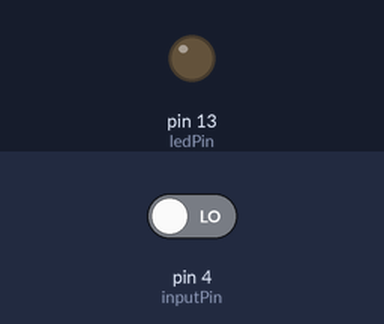
The sketch below on a simulated Arduino Uno, built with avr-gcc and run on an emulated ATmega328P. Shown: output pins drawn as LEDs (lit = HIGH). The inputs (shaded band) are chosen by the test bench; at power-on: pin 4 (inputPin) LOW. What the sketch prints to the serial monitor is not drawn.

Above: at 1.2 s.
1.3 s: pin 4 (inputPin) driven HIGH
At 2.5 s:
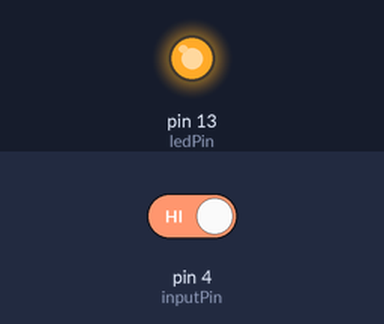
2.8 s: pin 4 (inputPin) driven LOW
At 3.9 s:
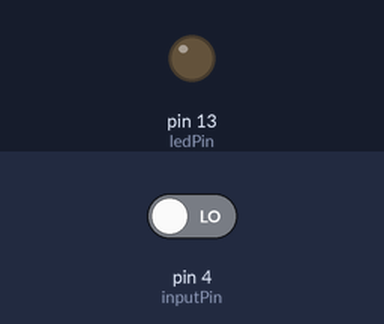
Timing chart, 0 to 5.8 s (numbered marks = the images above; inputs shaded):
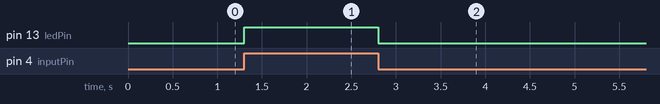

Measured:
- after the input at 1.3 s, pin 13 (ledPin): LOW → HIGH at once
- after the input at 2.8 s, pin 13 (ledPin): HIGH → LOW at once

The sketch:

Mov_Sensor.ino
```cpp
/*
 * PIR sensor tester
 */

int ledPin = 13;                // choose the pin for the LED
int inputPin = 4;               // choose the input pin (for PIR sensor)
int pirState = LOW;             // we start, assuming no motion detected
int val = 0;                    // variable for reading the pin status

void setup() {
  pinMode(ledPin, OUTPUT);      // declare LED as output
  pinMode(inputPin, INPUT);     // declare sensor as input

  Serial.begin(115200);
}

void loop(){
  val = digitalRead(inputPin);  // read input value
  Serial.print("value ");
  Serial.println(val);
  if (val == HIGH) {            // check if the input is HIGH
    digitalWrite(ledPin, HIGH);  // turn LED ON

  } else {
    digitalWrite(ledPin, LOW); // turn LED OFF
      Serial.println("Motion ended!");
      // We only want to print on the output change, not state
     }
  }
```
